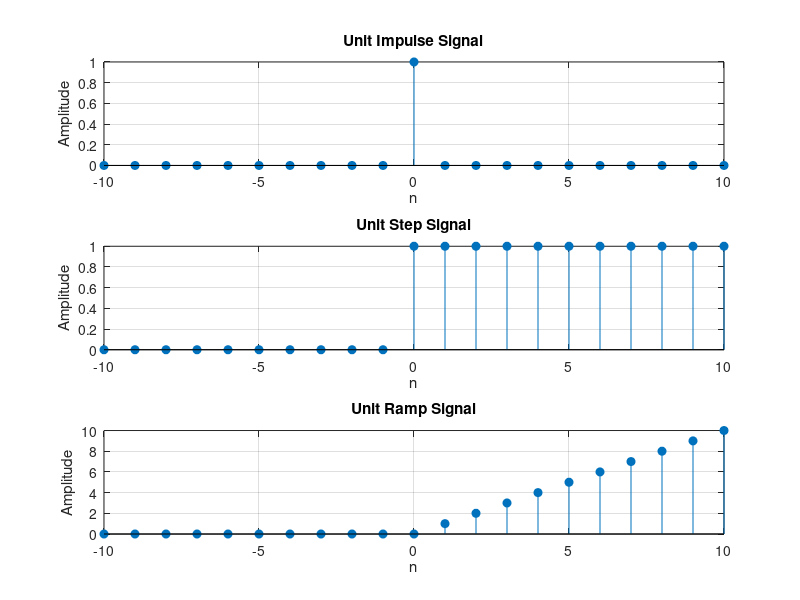

MATLAB code for this plot:
clc;
clear;
close all;

n = -10:10;

impulse = (n == 0);
step = (n >= 0);
ramp = n .* (n >= 0);

figure;
subplot(3,1,1);
stem(n, impulse, 'filled');
grid on;
title('Unit Impulse Signal');
xlabel('n'); ylabel('Amplitude');

subplot(3,1,2);
stem(n, step, 'filled');
grid on;
title('Unit Step Signal');
xlabel('n'); ylabel('Amplitude');

subplot(3,1,3);
stem(n, ramp, 'filled');
grid on;
title('Unit Ramp Signal');
xlabel('n'); ylabel('Amplitude');
